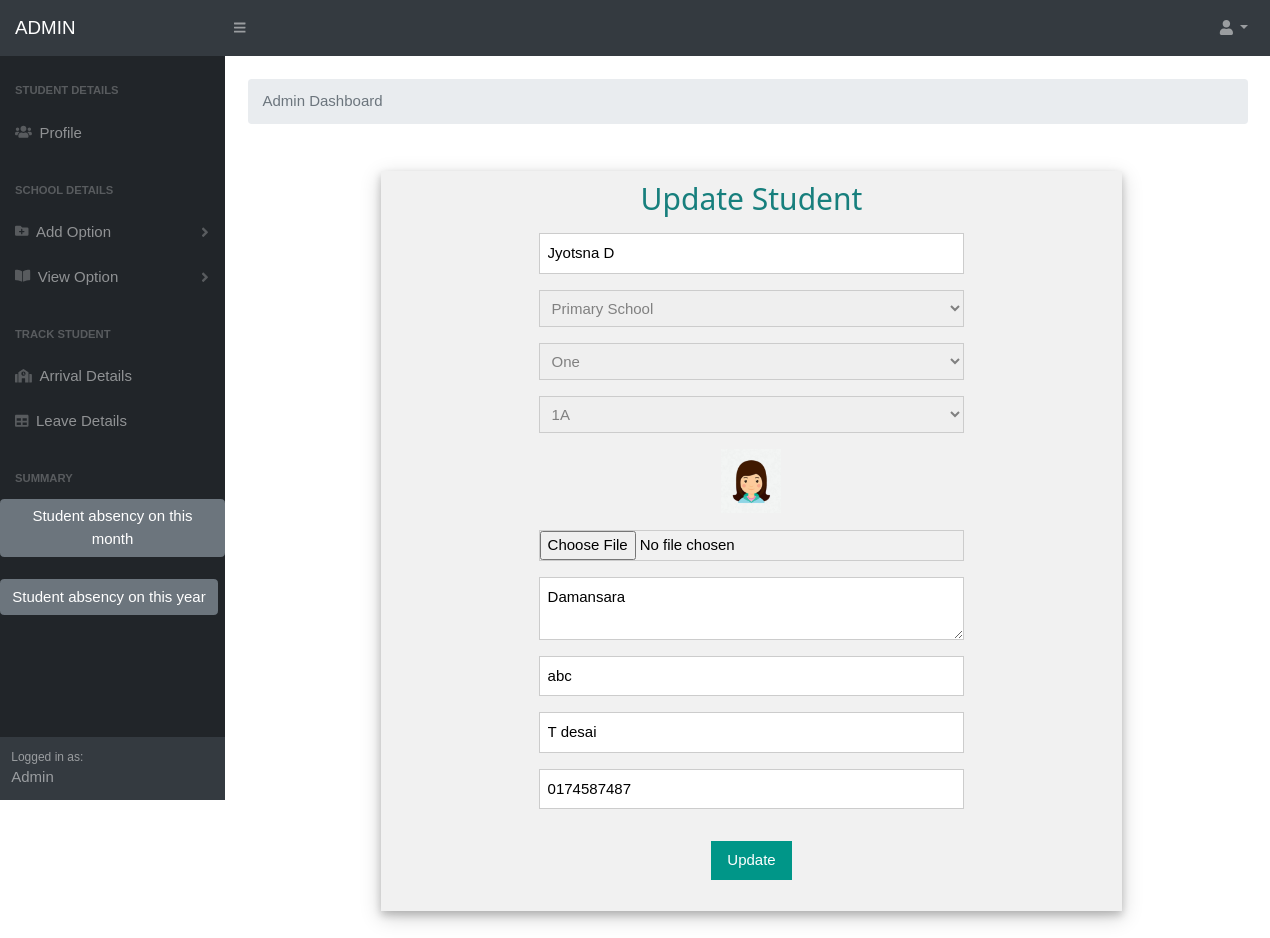
Screenshot of /updatestu.php?sid=0002671255 (signed in) with the database file from the repository.
### tables this page shows
CREATE TABLE `student` (
  `sid` varchar(100) NOT NULL,
  `sname` varchar(100) NOT NULL,
  `school` varchar(50) NOT NULL,
  `grade` varchar(50) NOT NULL,
  `class` varchar(50) NOT NULL,
  `image` varchar(50) NOT NULL,
  `address` varchar(200) NOT NULL,
  `pid` varchar(100) NOT NULL,
  `pname` varchar(100) NOT NULL,
  `contact` varchar(10) NOT NULL,
  `email` varchar(100) NOT NULL,
  `username` varchar(50) NOT NULL,
  `password` varchar(50) NOT NULL
);

### updatestu.php (the view, shortened to what this page needs)
<?php
include('connect.php');
 if(empty($_SESSION['aid']))
 {
	 echo "<script>window.location.href='adminlogin.php'</script>";
 }
 else
 {
    include('adminmenu.php');
	$sid=$_GET['sid'];
	$sel="select * from student where sid='$sid'";
	$res=$con->query($sel);
	$data=mysqli_fetch_array($res);
?>
      <link rel="stylesheet"href="styles.css" >
      <link rel="stylesheet" href="w.css">
      <link href="https://cdn.datatables.net/1.10.20/css/dataTables.bootstrap4.min.css" rel="stylesheet" />
<body>
<form method="post" id='myForm' novalidate="novalidate" enctype="multipart/form-data">
<center>
<table width='90%' border='0' align='center' style='position:absolute; top: 170px;  left:180px; '>
<tr align='center'>
<td>
<div class="w3-container w3-card-4 w3-light-grey w3-text-black " style='width:65%; margin-bottom:35px;' >
<h2 class="w3-center" style='color:#177F7D'>Update Student</h2>
<div class="w3-row w3-section " style='width:60%;'>
    <div class="w3-rest">
      <input class="w3-input w3-border" name="sname" type="text" value="<?php echo $data['sname'] ?>" placeholder="Enter Student Name" required>
    </div>
</div>
<div class="w3-row w3-section" style='width:60%'>
    <div class="w3-rest">
     <select type="text" class="w3-input w3-border" name='school' id='school' style='color:grey' required>
		   <option><?php echo $data['school'] ?></option>
		</select>
    </div>
</div>
<div class="w3-row w3-section" style='width:60%'>
    <div class="w3-rest">
     <select type="text" class="w3-input w3-border" name='grade' id='grade' style='color:grey' required>
		  <option><?php echo $data['grade'] ?></option>
		</select>
    </div>
</div>
<div class="w3-row w3-section" style='width:60%'>
    <div class="w3-rest">
     <select type="text" class="w3-input w3-border" name='class' id='class' style='color:grey' required>
		  <option><?php echo $data['class'] ?></option>
		</select>
    </div>
</div>
<div class="w3-row w3-section w3-center" style='width:60%'>
    <div class="w3-rest">
	<img src="images/<?php echo $data['image'] ?>" width='60px'><br><br>
      <input type='file' name='image' class='w3-border' style='width:100%'>
    </div>
</div>
<div class="w3-row w3-section w3-center" style='width:60%'>
    <div class="w3-rest">
      <textarea name='address' class="w3-input w3-border" placeholder="Enter Address" style='width:100%' required><?php echo $data['address'] ?></textarea>
    </div>
</div>
<div class="w3-row w3-section w3-center" style='width:60%'>
    <div class="w3-rest">
      <input class="w3-input w3-border" name="pid" type="text" value="<?php echo $data['pid'] ?>" placeholder="Enter Parents ID">
    </div>
</div>
<div class="w3-row w3-section w3-center" style='width:60%'>
    <div class="w3-rest">
      <input class="w3-input w3-border" name="pname" type="text" value="<?php echo $data['pname'] ?>" placeholder="Enter Parents Name">
    </div>
</div>
<div class="w3-row w3-section w3-center" style='width:60%'>
    <div class="w3-rest">
      <input class="w3-input w3-border" name="contact" type="text" value="<?php echo $data['contact'] ?>" placeholder="Enter Parents Contact"  required>
    </div>
</div>
<p class="w3-center">
<input type='submit' class="w3-button w3-section w3-teal w3-ripple" value='Update' name='update'>
</p>
</center>
</form>
</body>
</html>
<?php
 }
?>

### w.css (style rules this page uses)
html { box-sizing:border-box }
*,*:before,*:after { box-sizing:inherit }
html { -ms-text-size-adjust:100%;-webkit-text-size-adjust:100% }
body { margin:0 }
img { border-style:none }
button,input,select,textarea { font:inherit;margin:0 }
button,input { overflow:visible }
button,select { text-transform:none }
button,html [type=button],[type=reset],[type=submit] { -webkit-appearance:button }
textarea { overflow:auto }
html,body { font-family:Verdana,sans-serif;font-size:15px;line-height:1.5 }
html { overflow-x:hidden }
h1,h2,h3,h4,h5,h6,.w3-slim,.w3-wide { font-family:"Segoe UI",Arial,sans-serif }
h2 { font-size:30px }
h1,h2,h3,h4,h5,h6 { font-weight:400;margin:10px 0 }
img { margin-bottom:-5px }
.w3-btn,.w3-btn-block,.w3-button { border:none;display:inline-block;outline:0;padding:6px 16px;vertical-align:middle;overflow:hidden;text-decoration:none!important;color:#fff;background-color:#000;text-align:center;cursor:pointer;white-space:nowrap }
.w3-button { color:#000;background-color:#f1f1f1;padding:8px 16px }
.w3-btn,.w3-btn-floating,.w3-btn-floating-large,.w3-closenav,.w3-opennav,.w3-btn-block,.w3-button { -webkit-touch-callout:none;-webkit-user-select:none;-khtml-user-select:none;-moz-user-select:none;-ms-user-select:none;user-select:none }
.w3-ripple { -webkit-transition:opacity 0s;transition:opacity 0s }
.w3-input { padding:8px;display:block;border:none;border-bottom:1px solid #808080;width:100% }
.w3-container:after,.w3-container:before,.w3-panel:after,.w3-panel:before,.w3-row:after,.w3-row:before,.w3-row-padding:after,.w3-row-padding:before,.w3-cell-row:before,.w3-cell-row:after, .w3-topnav:after,.w3-topnav:before,.w3-clear:after,.w3-clear:before,.w3-btn-group:before,.w3-btn-group:after,.w3-btn-bar:before,.w3-btn-bar:after,.w3-bar:before,.w3-bar:after { content:"";display:table;clear:both }
.w3-rest { overflow:hidden }
.w3-center { text-align:center!important }
.w3-border { border:1px solid #ccc!important }
.w3-section { margin-top:16px!important;margin-bottom:16px!important }
.w3-container { padding:0.01em 16px }
.w3-card-4,.w3-hover-shadow:hover { box-shadow:0 4px 8px 0 rgba(0,0,0,0.2),0 6px 20px 0 rgba(0,0,0,0.19)!important }
.w3-teal,.w3-hover-teal:hover { color:#fff!important;background-color:#009688!important }
.w3-light-grey,.w3-hover-light-grey:hover,.w3-light-gray,.w3-hover-light-gray:hover { color:#000!important;background-color:#f1f1f1!important }
.w3-text-black,.w3-hover-text-black:hover { color:#000!important }

### rows the page displays
student: sname "Jyotsna D", school "Primary School", grade "One", class "1A", image (picture), address "Damansara", pid "abc", pname "T desai", contact "0174587487"
